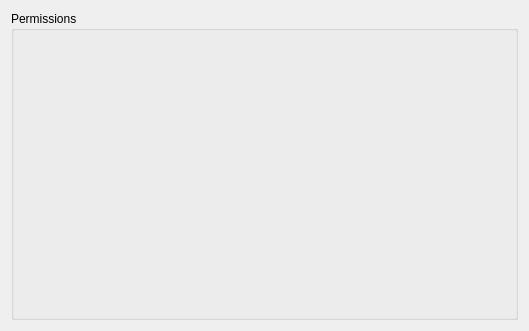
<?xml version="1.0" encoding="UTF-8"?>
<ui version="4.0">
 <class>PermissionsWidget</class>
 <widget class="QWidget" name="PermissionsWidget">
  <property name="geometry">
   <rect>
    <x>0</x>
    <y>0</y>
    <width>529</width>
    <height>331</height>
   </rect>
  </property>
  <layout class="QVBoxLayout" name="verticalLayout">
   <item>
    <widget class="QGroupBox" name="permissionsGroupBox">
     <property name="title">
      <string>Permissions</string>
     </property>
     <layout class="QVBoxLayout" name="verticalLayout_2"/>
    </widget>
   </item>
  </layout>
 </widget>
 <resources/>
 <connections/>
</ui>
